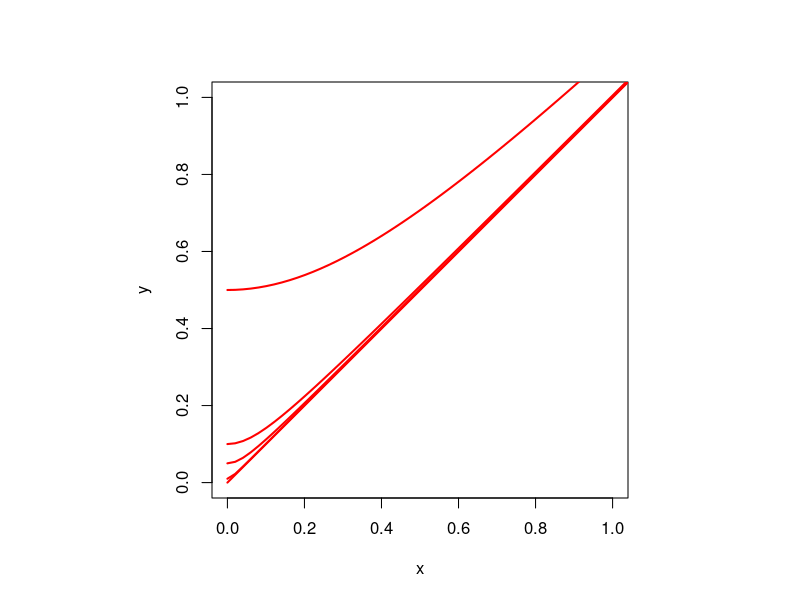
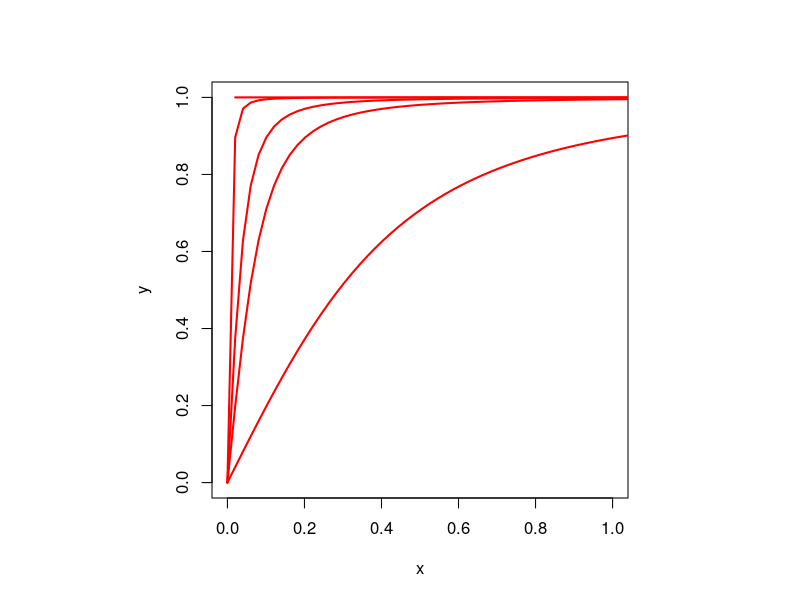

These figures' R source, in order: (Note: this script raises an error after producing the figures.)
## ---- chunk 1
par(pty="s")
plot(0, type = "n", xlab = "x", ylab = "y", xlim = c(0,1), ylim = c(0, 1))
x <- seq(0, 2, length = 100)
for (eps in c(0, .01, .05, .1, .5)) {
  lines (x, sqrt(x^2 + eps ^ 2), col = "RED", lwd = 2)
}
## ---- chunk 2
par(pty="s")
plot(0, type = "n", xlab = "x", ylab = "y", xlim = c(0,1), ylim = c(0, 1))
x <- seq(0, 2, length = 100)
for (eps in c(0, .01, .05, .1, .5)) {
  lines (x, x / sqrt(x^2 + eps ^ 2), col = "RED", lwd = 2)
}
## ---- chunk 3
delta <- dist(1:4)
ndel <- sqrt (sum (delta ^ 2))
delta <- delta / ndel
x <- 1:4
x <- x / ndel
nx <- 1
z <- c(4, 1, 1, 2) / 2
z1 <- x - z
z2 <- x + z
lbd <- seq(0.0, 1.0, length = 1000)
mbdu <- c(.25,.5,.75)
mbdl <- (0:10)/10
## ---- chunk 4
csupper(lbd,mbdu)
## ---- chunk 5
aglower(lbd,mbdl)
